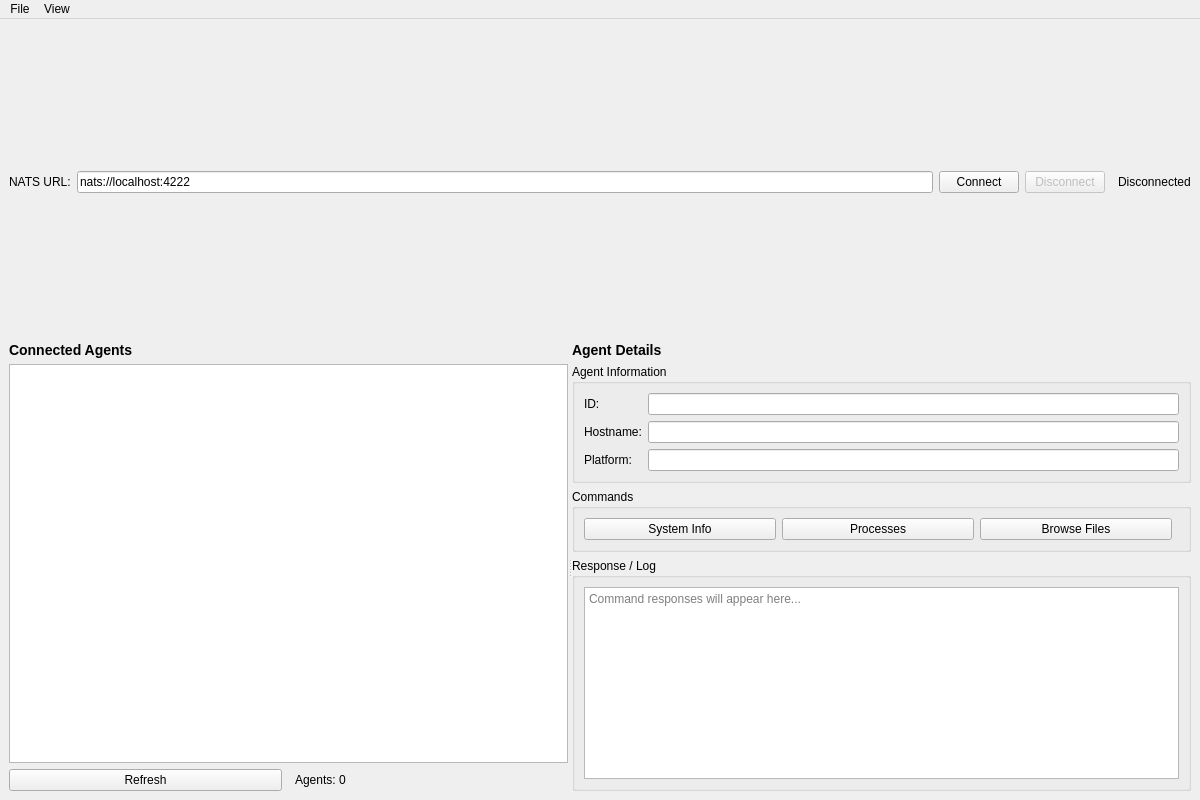
<?xml version="1.0" encoding="UTF-8"?>
<ui version="4.0">
 <class>MainWindow</class>
 <widget class="QMainWindow" name="MainWindow">
  <property name="geometry">
   <rect>
    <x>0</x>
    <y>0</y>
    <width>1200</width>
    <height>800</height>
   </rect>
  </property>
  <property name="windowTitle">
   <string>Mini MSP Qt Client</string>
  </property>
  <widget class="QWidget" name="centralwidget">
   <layout class="QVBoxLayout" name="verticalLayout">
    <item>
     <layout class="QHBoxLayout" name="connectionLayout">
      <item>
       <widget class="QLabel" name="natsUrlLabel">
        <property name="text">
         <string>NATS URL:</string>
        </property>
       </widget>
      </item>
      <item>
       <widget class="QLineEdit" name="natsUrlEdit">
        <property name="text">
         <string>nats://localhost:4222</string>
        </property>
        <property name="placeholderText">
         <string>nats://localhost:4222</string>
        </property>
       </widget>
      </item>
      <item>
       <widget class="QPushButton" name="connectButton">
        <property name="text">
         <string>Connect</string>
        </property>
       </widget>
      </item>
      <item>
       <widget class="QPushButton" name="disconnectButton">
        <property name="text">
         <string>Disconnect</string>
        </property>
        <property name="enabled">
         <bool>false</bool>
        </property>
       </widget>
      </item>
      <item>
       <spacer name="horizontalSpacer">
        <property name="orientation">
         <enum>Qt::Horizontal</enum>
        </property>
       </spacer>
      </item>
      <item>
       <widget class="QLabel" name="statusLabel">
        <property name="text">
         <string>Disconnected</string>
        </property>
       </widget>
      </item>
     </layout>
    </item>
    <item>
     <widget class="QSplitter" name="splitter">
      <property name="orientation">
       <enum>Qt::Horizontal</enum>
      </property>
      <widget class="QWidget" name="agentWidget">
       <layout class="QVBoxLayout" name="agentLayout">
        <item>
         <widget class="QLabel" name="agentsLabel">
          <property name="text">
           <string>&lt;h3&gt;Connected Agents&lt;/h3&gt;</string>
          </property>
          <property name="textFormat">
           <enum>Qt::RichText</enum>
          </property>
         </widget>
        </item>
        <item>
         <widget class="QTableView" name="agentTable">
          <property name="selectionBehavior">
           <enum>QAbstractItemView::SelectRows</enum>
          </property>
          <property name="alternatingRowColors">
           <bool>true</bool>
          </property>
         </widget>
        </item>
        <item>
         <layout class="QHBoxLayout" name="agentButtonLayout">
          <item>
           <widget class="QPushButton" name="refreshButton">
            <property name="text">
             <string>Refresh</string>
            </property>
           </widget>
          </item>
          <item>
           <spacer name="agentSpacer">
            <property name="orientation">
             <enum>Qt::Horizontal</enum>
            </property>
           </spacer>
          </item>
          <item>
           <widget class="QLabel" name="agentCountLabel">
            <property name="text">
             <string>Agents: 0</string>
            </property>
           </widget>
          </item>
         </layout>
        </item>
       </layout>
      </widget>
      <widget class="QWidget" name="detailsWidget">
       <layout class="QVBoxLayout" name="detailsLayout">
        <item>
         <widget class="QLabel" name="detailsLabel">
          <property name="text">
           <string>&lt;h3&gt;Agent Details&lt;/h3&gt;</string>
          </property>
          <property name="textFormat">
           <enum>Qt::RichText</enum>
          </property>
         </widget>
        </item>
        <item>
         <widget class="QGroupBox" name="infoGroup">
          <property name="title">
           <string>Agent Information</string>
          </property>
          <layout class="QFormLayout" name="infoForm">
           <item row="0" column="0">
            <widget class="QLabel" name="idLabel">
             <property name="text">
              <string>ID:</string>
             </property>
            </widget>
           </item>
           <item row="0" column="1">
            <widget class="QLineEdit" name="idEdit">
             <property name="readOnly">
              <bool>true</bool>
             </property>
            </widget>
           </item>
           <item row="1" column="0">
            <widget class="QLabel" name="hostnameLabel">
             <property name="text">
              <string>Hostname:</string>
             </property>
            </widget>
           </item>
           <item row="1" column="1">
            <widget class="QLineEdit" name="hostnameEdit">
             <property name="readOnly">
              <bool>true</bool>
             </property>
            </widget>
           </item>
           <item row="2" column="0">
            <widget class="QLabel" name="platformLabel">
             <property name="text">
              <string>Platform:</string>
             </property>
            </widget>
           </item>
           <item row="2" column="1">
            <widget class="QLineEdit" name="platformEdit">
             <property name="readOnly">
              <bool>true</bool>
             </property>
            </widget>
           </item>
          </layout>
         </widget>
        </item>
        <item>
         <widget class="QGroupBox" name="commandsGroup">
          <property name="title">
           <string>Commands</string>
          </property>
          <layout class="QHBoxLayout" name="commandsLayout">
           <item>
            <widget class="QPushButton" name="systemInfoButton">
             <property name="text">
              <string>System Info</string>
             </property>
            </widget>
           </item>
           <item>
            <widget class="QPushButton" name="processesButton">
             <property name="text">
              <string>Processes</string>
             </property>
            </widget>
           </item>
           <item>
            <widget class="QPushButton" name="browseButton">
             <property name="text">
              <string>Browse Files</string>
             </property>
            </widget>
           </item>
           <item>
            <spacer name="commandSpacer">
             <property name="orientation">
              <enum>Qt::Horizontal</enum>
             </property>
            </spacer>
           </item>
          </layout>
         </widget>
        </item>
        <item>
         <widget class="QGroupBox" name="responseGroup">
          <property name="title">
           <string>Response / Log</string>
          </property>
          <layout class="QVBoxLayout" name="responseLayout">
           <item>
            <widget class="QTextEdit" name="responseEdit">
             <property name="readOnly">
              <bool>true</bool>
             </property>
             <property name="placeholderText">
              <string>Command responses will appear here...</string>
             </property>
            </widget>
           </item>
          </layout>
         </widget>
        </item>
       </layout>
      </widget>
     </widget>
    </item>
   </layout>
  </widget>
  <widget class="QMenuBar" name="menubar">
   <property name="geometry">
    <rect>
     <x>0</x>
     <y>0</y>
     <width>1200</width>
     <height>22</height>
    </rect>
   </property>
   <widget class="QMenu" name="fileMenu">
    <property name="title">
     <string>File</string>
    </property>
    <addaction name="actionConnect"/>
    <addaction name="actionDisconnect"/>
    <addaction name="separator"/>
    <addaction name="actionQuit"/>
   </widget>
   <widget class="QMenu" name="viewMenu">
    <property name="title">
     <string>View</string>
    </property>
    <addaction name="actionRefresh"/>
    <addaction name="actionClearLog"/>
   </widget>
   <addaction name="fileMenu"/>
   <addaction name="viewMenu"/>
  </widget>
  <action name="actionConnect">
   <property name="text">
    <string>Connect</string>
   </property>
  </action>
  <action name="actionDisconnect">
   <property name="text">
    <string>Disconnect</string>
   </property>
  </action>
  <action name="actionQuit">
   <property name="text">
    <string>Quit</string>
   </property>
  </action>
  <action name="actionRefresh">
   <property name="text">
    <string>Refresh Agents</string>
   </property>
  </action>
  <action name="actionClearLog">
   <property name="text">
    <string>Clear Log</string>
   </property>
  </action>
 </widget>
</ui>
